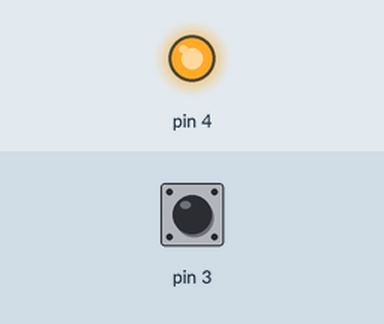
This sketch was run on a simulated Arduino Uno, built with avr-gcc and run on an emulated ATmega328P. Parts: output pins drawn as LEDs (lit = HIGH). Inputs (shaded band) come from the test bench; at power-on: pin 3 HIGH.

Above: at 5.0 s.
5.1 s: pin 3 pulled LOW for 0.15 s
At 5.9 s:
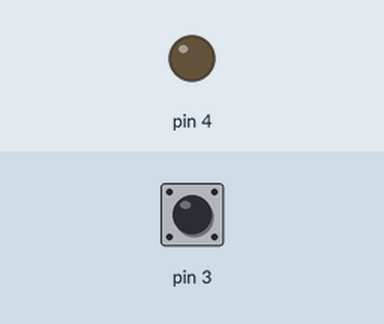
6.7 s: pin 3 pulled LOW for 1 s
At 7.1 s:
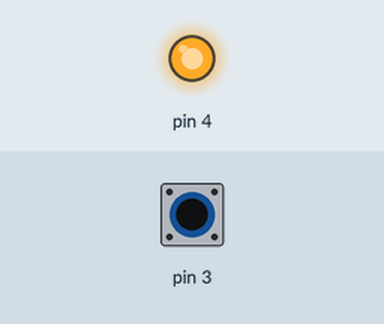
9.2 s: pin 3 pulled LOW for 3.2 s
At 10.2 s:
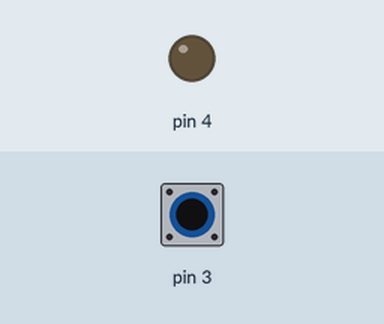
Timing chart, 0 to 12.2 s (numbered marks = the images above; inputs shaded):
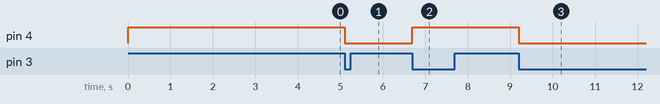

The sketch:

lab8-1.ino
```cpp
#include <avr/io.h>
#include <avr/interrupt.h>

ISR (INT1_vect)//interput oluşturulması için kullanılan fonksiyon
{
  PORTD^=(1<<4);
    //interrupt olduğunda 4 numaralı pin high ise low -low ise high
}

int main(void)
{

    DDRD &= ~(1 << DDD3);//D PORT 3 NUMARALI GİRİŞ
    DDRD |= (1 << DDD4);// D POT 4 NUMARALI PİN ÇIKIŞ

    PORTD |= (1 << PORTD3); //3 NUMARALI PİN HIGH
    PORTD |= (1 << PORTD4);//4 NUMARALI PİN HIGH

    EICRA |= (1 << ISC11);    //BURADA HARİCİ KESME İÇİN INT1 PARAMETRESİ
    EICRA &= ~(1 << ISC10);   //ALÇALAN KENAR TETİKLEME OLACAK

    EIMSK |= (1 << INT1);     //INT 1 HIGH DEĞER UYGULADIM

    sei();                    // İNTERRUPT KONTROL SAĞLAYAN FONKSİYON

    while(1)
    {
      //  BOŞ BİR LOOP BİŞE YAPILMADI İSTENİLDİĞİ GİBİ
    }
}
```

Measured:
- after the input at 5.1 s, pin 4: HIGH → LOW at once
- after the input at 6.7 s, pin 4: LOW → HIGH at once
- after the input at 9.2 s, pin 4: HIGH → LOW at once
